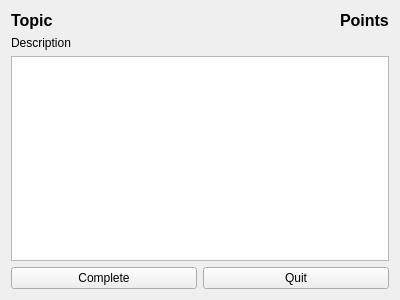
<?xml version="1.0" encoding="UTF-8"?>
<ui version="4.0">
 <class>Form</class>
 <widget class="QWidget" name="Form">
  <property name="geometry">
   <rect>
    <x>0</x>
    <y>0</y>
    <width>400</width>
    <height>300</height>
   </rect>
  </property>
  <property name="windowTitle">
   <string>Goal</string>
  </property>
  <layout class="QVBoxLayout" name="verticalLayout">
   <item>
    <layout class="QHBoxLayout" name="horizontalLayout">
     <item>
      <widget class="QLabel" name="L_Topic">
       <property name="sizePolicy">
        <sizepolicy hsizetype="Minimum" vsizetype="Preferred">
         <horstretch>0</horstretch>
         <verstretch>0</verstretch>
        </sizepolicy>
       </property>
       <property name="font">
        <font>
         <pointsize>12</pointsize>
         <weight>75</weight>
         <bold>true</bold>
        </font>
       </property>
       <property name="text">
        <string>Topic</string>
       </property>
      </widget>
     </item>
     <item>
      <widget class="QLabel" name="L_Points">
       <property name="sizePolicy">
        <sizepolicy hsizetype="Maximum" vsizetype="Preferred">
         <horstretch>0</horstretch>
         <verstretch>0</verstretch>
        </sizepolicy>
       </property>
       <property name="font">
        <font>
         <pointsize>12</pointsize>
         <weight>75</weight>
         <bold>true</bold>
        </font>
       </property>
       <property name="text">
        <string>Points</string>
       </property>
      </widget>
     </item>
    </layout>
   </item>
   <item>
    <widget class="QLabel" name="L_Description">
     <property name="text">
      <string>Description</string>
     </property>
    </widget>
   </item>
   <item>
    <widget class="QPlainTextEdit" name="TE_Details"/>
   </item>
   <item>
    <layout class="QHBoxLayout" name="horizontalLayout_2">
     <item>
      <widget class="QPushButton" name="B_Complete">
       <property name="text">
        <string>Complete</string>
       </property>
      </widget>
     </item>
     <item>
      <widget class="QPushButton" name="B_Quit">
       <property name="text">
        <string>Quit</string>
       </property>
      </widget>
     </item>
    </layout>
   </item>
  </layout>
 </widget>
 <resources/>
 <connections/>
</ui>
